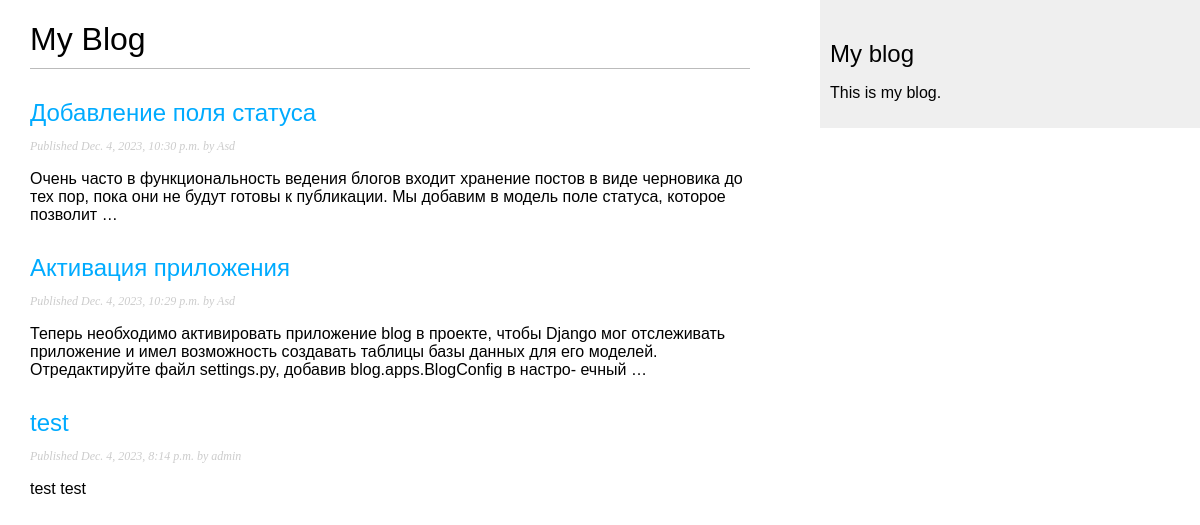
Screenshot of /blog/ with the database file from the repository.
### blog/models.py (models this page shows, shortened)
class Post(models.Model):
    class Status(models.TextChoices):
        DRAFT = 'DF', 'Draft'
        PUBLISHED = 'PB', 'Published'
    title = models.CharField(max_length=250)
    slug = models.SlugField(max_length=250)
    author = models.ForeignKey(User,
                              on_delete=models.CASCADE,
                              related_name='blog_posts')
    body = models.TextField()
    publish = models.DateTimeField(default=timezone.now)
    created = models.DateTimeField(auto_now_add=True)
    updated = models.DateTimeField(auto_now=True)
    status = models.CharField(max_length=2,
                              choices=Status.choices,
                              default=Status.DRAFT)
    objects = models.Manager()  # менеджер, применяемый по умолчанию
    published = PublishedManager()  # конкретно-прикладной менеджер
    class Meta:
        ordering = ['-publish']
        indexes = [
            models.Index(fields=['-publish']),
        ]

### blog/views.py (the view)
# urls.py: path('', views.post_list, name='post_list'),
def post_list(request):
    posts = Post.published.all()
    return render(request,
                  'blog/post/list.html',
                  {'posts': posts})

### blog/models.py (called while the page is built)
    def get_queryset(self):
        return super().get_queryset()\
                      .filter(status=Post.Status.PUBLISHED)

### blog/templates/blog/post/list.html (shortened to what this page needs)
{% extends "blog/base.html" %}
{% block content %}
  <h1>My Blog</h1>
  {% for post in posts %}
    <h2>
      <a href="{% url 'blog:post_detail' post.id %}">
        {{ post.title }}
      </a>
    </h2>
    <p class="date">
      Published {{ post.publish }} by {{ post.author }}
    </p>
    {{ post.body|truncatewords:30|linebreaks }}
  {% endfor %}
{% endblock %}

### blog/templates/blog/base.html (shortened to what this page needs)
{% load static %}
<!DOCTYPE html>
<html>
<head>
  <link href="{% static "css/blog.css" %}" rel="stylesheet">
</head>
<body>
  <div id="content">
    {% block content %}
    {% endblock %}
  </div>
  <div id="sidebar">
    <h2>My blog</h2>
    <p>This is my blog.</p>
  </div>
</body>
</html>

### blog/static/css/blog.css (style rules this page uses)
body { margin:0; padding:0; font-family:helvetica, sans-serif; }
a { color:#00abff; text-decoration:none; }
h1 { font-weight:normal; border-bottom:1px solid #bbb; padding:0 0 10px 0; }
h2 { font-weight:normal; margin:30px 0 0; }
#content { float:left; width:60%; padding:0 0 0 30px; }
#sidebar { float:right; width:30%; padding:10px; background:#efefef; height:100%; }
p.date { color:#ccc; font-family: georgia, serif; font-size: 12px; font-style: italic; }

### rows the page displays
Post: title "Добавление поля статуса", publish "Dec. 4, 2023, 10:30 p.m.", author "Asd", body "Очень часто в функциональность ведения блогов входит хранение постов в виде черновика до тех пор, пока они не будут готовы к публикации. Мы добавим в модель поле статуса, которое позволит …"
Post: title "Активация приложения", publish "Dec. 4, 2023, 10:29 p.m.", author "Asd", body "Теперь необходимо активировать приложение blog в проекте, чтобы Django мог отслеживать приложение и имел возможность создавать таблицы базы данных для его моделей. Отредактируйте файл settings.py, добавив blog.apps.BlogConfig в настро- ечный …"
Post: title "test", publish "Dec. 4, 2023, 8:14 p.m.", author "admin", body "test test"
